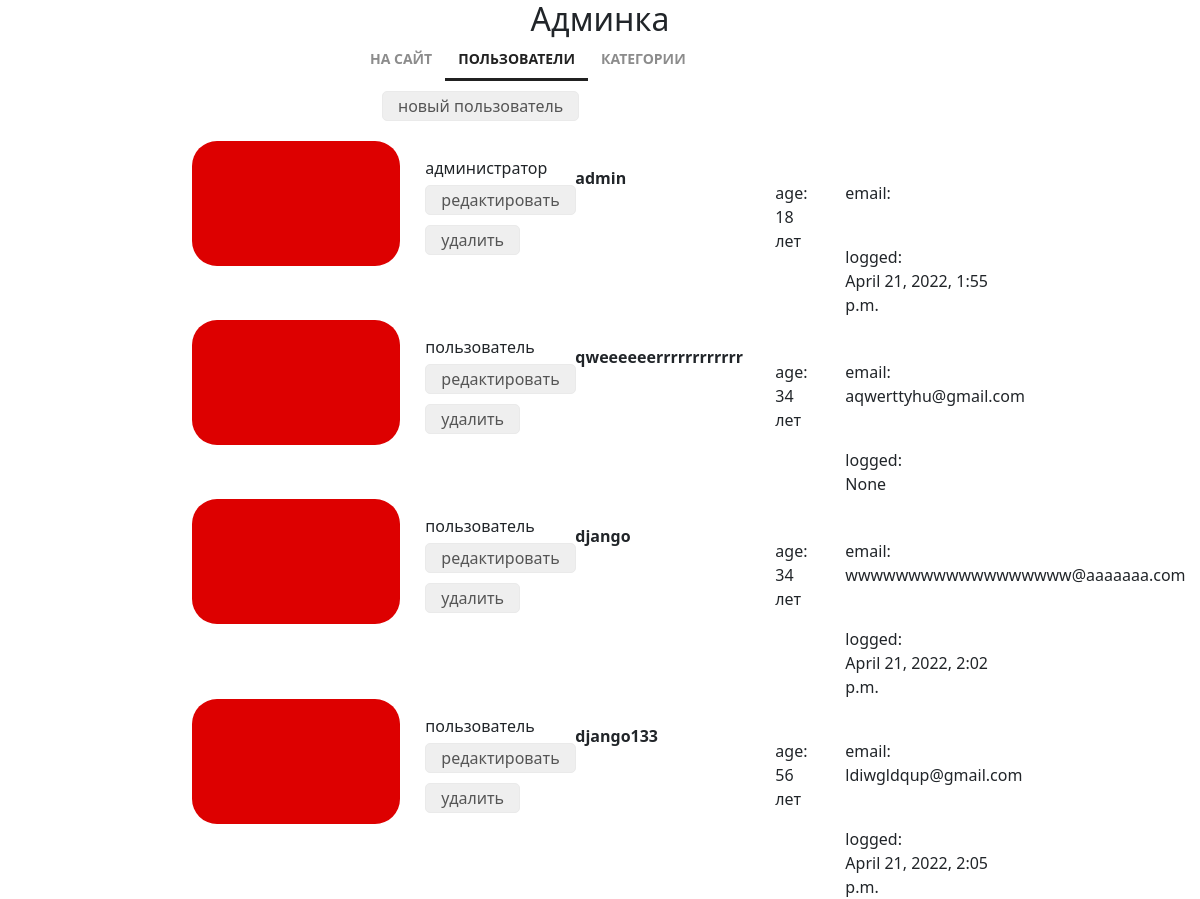
Before: /control/users/ (signed in) with the older database file.
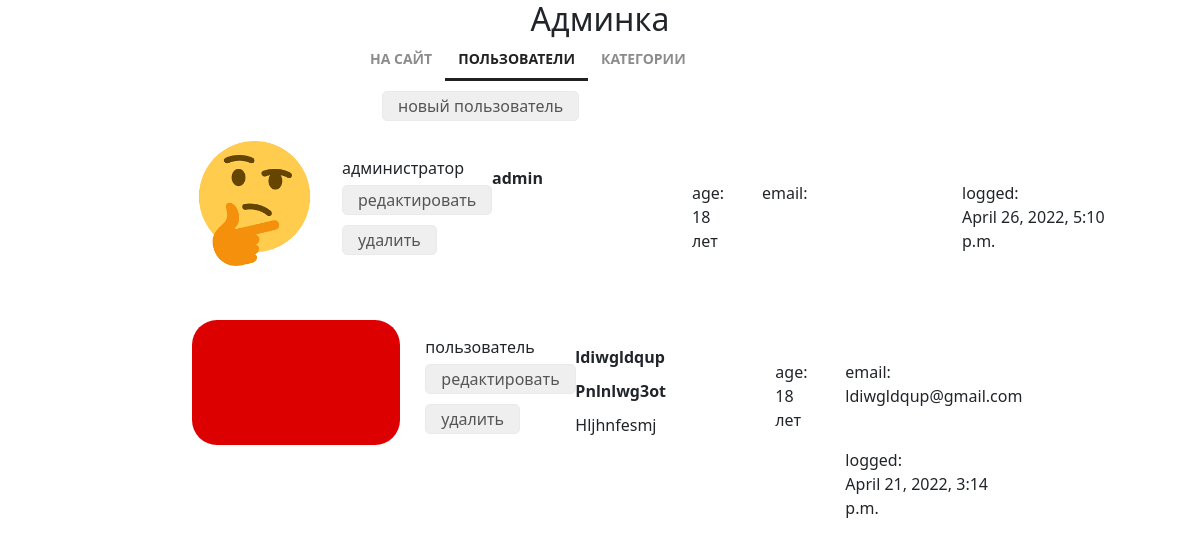
After: the same page with the newer database file.
### authapp/models.py (models this page shows, shortened)
class ShopUser(AbstractUser):
    avatar = models.ImageField(upload_to='users_avatars', blank=True, verbose_name='аватар', default='default.jpg')
    age = models.PositiveSmallIntegerField(verbose_name='возраст', null=True, default=18)
    activate_key = models.CharField(max_length=128, verbose_name='Ключ активации', blank=True, null=True)
    activate_key_expired = models.DateTimeField(blank=True, null=True)

### adminapp/views.py (the view)
# urls.py: path('users/', views.UserListView.as_view(), name='user_list'),
class UserListView(AccessMixin, ListView):
    template_name = 'adminapp/users.html'
    model = ShopUser
    ordering = '-is_active'

### adminapp/templatetags/my_tags.py (called while the page is built)
def media_for_users(img_path):
    if not img_path:
        img_path = "users_avatars/default.jpg"
    return f'{settings.MEDIA_URL}{img_path}'

### adminapp/views.py (called while the page is built)
    @method_decorator(user_passes_test(lambda u: u.is_superuser))
    def dispatch(self, request, *args, **kwargs):
        return super().dispatch(request, *args, **kwargs)

### mainapp/context_processors.py (called while the page is built)
def basket(request):
    basket_items = []
    if request.user.is_authenticated:
        basket_items = Basket.objects.filter(user=request.user)
    return {
        'basket': basket_items,
    }

### adminapp/templates/adminapp/users.html
{% extends 'adminapp/base.html' %}
{% load static %}
{% load my_tags %}
{% block content %}
  <div class="users_list">
    <button class="new_user">
      <a href="{% url 'adminapp:user_create' %}">
        новый пользователь
      </a>
    </button>
    {% for object in object_list %}
      <div
       class="user_record {% if not object.is_active %}not_active{% endif %}">
        <img
          src="{{ object.avatar|media_for_users }}"
          alt="{{ object.username }}">
        <div class="user_role">
          {% if object.is_superuser %}
            администратор
          {% else %}
            пользователь
          {% endif %}
          <button>
            <a href="{% url 'adminapp:user_update' object.pk %}">
              редактировать
            </a>
          </button>
          <button>
            <a href="{% url 'adminapp:user_delete' object.pk %}">
              {% if object.is_active %}
                удалить
              {% else %}
                восстановить
              {% endif %}
            </a>
          </button>
        </div>
        <div class="user_name">
          <p><strong>{{ object.username }}</strong></p>
	    <p>
            {% if object.first_name %}
              <b>{{ object.first_name|title }}</b>
                {% if object.last_name %}
                  <p>{{ object.last_name|title }}</p>
                {% endif %}
            {% endif %}
          </p>
        </div>
        <div class="user_age">
          age:<br>
          {{ object.age }} лет
        </div>
        <div class="user_email">
          email:<br>
          {{ object.email }}
        </div>
        <div class="user_lastlogin">
          logged:<br>
          {{ object.last_login }}
        </div>
      </div><br>
    {% endfor%}
  </div>
{% endblock %}

### adminapp/templates/adminapp/base.html (shortened to what this page needs)
<!DOCTYPE html>
{% load static %}
<html lang="en">
<head>
    {% block css %}
    <link rel="stylesheet" type="text/css" href="{% static 'mainapp/css/style.css' %}">
    <link rel="stylesheet" href="{% static 'mainapp/fonts/font-awesome/css/font-awesome.css' %}">
    <link href="https://cdn.jsdelivr.net/npm/bootstrap@5.1.3/dist/css/bootstrap.min.css" rel="stylesheet">
    {% endblock %}
</head>
<body>
  <div class="container">
    <div class="h2 text-center head">
    </div>
    {% block menu %}
      <div class="admin_menu">
        {% include 'adminapp/includes/inc_menu.html' %}
      </div>
    {% endblock %}
    {% block content %}
    {% endblock %}
  </div>
</body>
</html>

### adminapp/templates/adminapp/includes/inc_menu.html (shortened to what this page needs)
<ul class="menu">
  <li>
    <a href="{% url 'mainapp:index' %}">
      на сайт
    </a>
  </li>
  <li>
    <a href="{% url 'adminapp:user_list' %}"
       class="{% if 'user' in request.resolver_match.url_name %}
                active
              {% endif %}">
      пользователи
    </a>
  </li>
  <li>
    <a href="{% url 'adminapp:category_list' %}"
       class="">
      категории
    </a>
  </li>
</ul>

### static/mainapp/css/style.css (style rules this page uses)
* { margin: 0; padding: 0; }
body { font-family: 'Montserrat', sans-serif; }
html, body { height: 100%; }
.users_list { margin-left: 150px; }
.users_list a { color: #555; text-decoration: none; }
.users_list .new_user { margin-left: 190px; }
.users_list button { border: 1px solid #eaeaea; border-radius: 5px; height: 30px; margin: 5px auto; padding: 0 15px; }
.user_record { height: 125px; margin: 15px auto; position: relative; }
.user_record img { display: block; float: left; height: 125px; border-radius: 25px; }
.user_record .user_name { display: block; float: left; margin-top: 15px; margin-left: 25px; width: 175px; }
.user_record .user_name p { margin: 10px auto; }
.user_record .user_email { display: block; float: left; margin-top: 40px; margin-left: 25px; width: 175px; }
.user_record .user_age { display: block; float: left; margin-top: 40px; margin-left: 25px; width: 45px; }
.user_record .user_role { display: block; float: left; margin-top: 15px; margin-left: 25px; width: 125px; }
.user_record .user_lastlogin { display: block; float: left; margin-top: 40px; margin-left: 25px; width: 175px; }
.admin_menu { display: block; left: 15px; top: 20px; height: 40px; width: 100%; }
.admin_menu ul.menu { display: block; float: none; width: 550px; height: 50px; margin: auto; color: #555; }
.container { width: 1366px; margin: 0 auto; min-height: 100%; }
.menu { list-style-type: none; margin-top: 67px; float: right; }
.menu li { float: left; }
.menu a { color: #8c8c8c; font-size: 14px; font-weight: 700; text-align: right; text-transform: uppercase; text-decoration: none; padding: 10px 13px; }
.menu .active { color: #212121; font-weight: 700; border-bottom: 3px solid #212121; }

Changed rows visible on the page:
removed ShopUser: is_superuser "пользователь", is_active "удалить", username "qweeeeeerrrrrrrrrrrr", age "34", email "aqwerttyhu@gmail.com", last_login "None"
removed ShopUser: is_superuser "пользователь", is_active "удалить", username "django", age "34", email "wwwwwwwwwwwwwwwwww@aaaaaaa.com", last_login "April 21, 2022, 2:02 p.m."
removed ShopUser: is_superuser "пользователь", is_active "удалить", username "django133", age "56", email "ldiwgldqup@gmail.com", last_login "April 21, 2022, 2:05 p.m."
changed ShopUser "admin": avatar|media_for_users: picture added in place of a placeholder; last_login "April 21, 2022, 1:55 p.m." → "April 26, 2022, 5:10 p.m."
added ShopUser: is_superuser "пользователь", is_active "удалить", username "ldiwgldqup", first_name "Pnlnlwg3ot", last_name "Hljhnfesmj", age "18", email "ldiwgldqup@gmail.com", last_login "April 21, 2022, 3:14 p.m."
